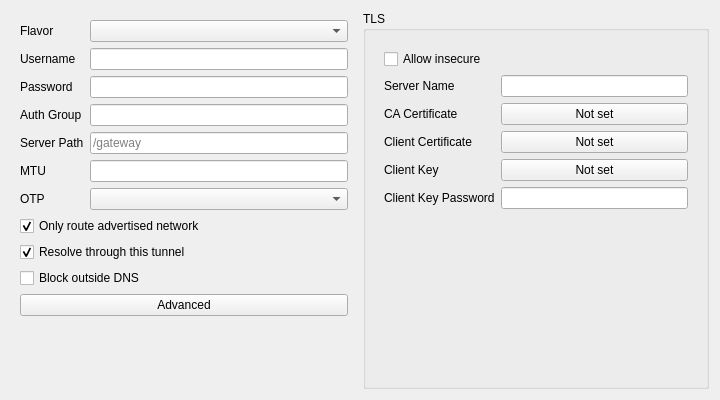
<?xml version="1.0" encoding="UTF-8"?>
<ui version="4.0">
 <class>EditOpenConnect</class>
 <widget class="QWidget" name="EditOpenConnect">
  <property name="geometry">
   <rect>
    <x>0</x>
    <y>0</y>
    <width>720</width>
    <height>400</height>
   </rect>
  </property>
  <property name="windowTitle">
   <string notr="true">EditOpenConnect</string>
  </property>
  <layout class="QHBoxLayout" name="horizontalLayout">
   <item>
    <widget class="QWidget" name="basic_w" native="true">
     <layout class="QFormLayout" name="basic_layout">
      <item row="0" column="0">
       <widget class="QLabel" name="flavor_l">
        <property name="toolTip">
         <string>&lt;html&gt;&lt;head/&gt;&lt;body&gt;&lt;p&gt;OpenConnect protocol flavor. Leave empty to use the core default (anyconnect).&lt;/p&gt;&lt;/body&gt;&lt;/html&gt;</string>
        </property>
        <property name="text">
         <string>Flavor</string>
        </property>
       </widget>
      </item>
      <item row="0" column="1">
       <widget class="QComboBox" name="flavor"/>
      </item>
      <item row="1" column="0">
       <widget class="QLabel" name="username_l">
        <property name="toolTip">
         <string>&lt;html&gt;&lt;head/&gt;&lt;body&gt;&lt;p&gt;Username used to fill matching authentication form fields.&lt;/p&gt;&lt;/body&gt;&lt;/html&gt;</string>
        </property>
        <property name="text">
         <string>Username</string>
        </property>
       </widget>
      </item>
      <item row="1" column="1">
       <widget class="QLineEdit" name="username"/>
      </item>
      <item row="2" column="0">
       <widget class="QLabel" name="password_l">
        <property name="toolTip">
         <string>&lt;html&gt;&lt;head/&gt;&lt;body&gt;&lt;p&gt;Password used to fill matching authentication form fields.&lt;/p&gt;&lt;/body&gt;&lt;/html&gt;</string>
        </property>
        <property name="text">
         <string>Password</string>
        </property>
       </widget>
      </item>
      <item row="2" column="1">
       <widget class="QLineEdit" name="password"/>
      </item>
      <item row="3" column="0">
       <widget class="QLabel" name="auth_group_l">
        <property name="toolTip">
         <string>&lt;html&gt;&lt;head/&gt;&lt;body&gt;&lt;p&gt;Preselects a matching group, realm, domain or gateway choice when the flavor supports it.&lt;/p&gt;&lt;/body&gt;&lt;/html&gt;</string>
        </property>
        <property name="text">
         <string>Auth Group</string>
        </property>
       </widget>
      </item>
      <item row="3" column="1">
       <widget class="QLineEdit" name="auth_group"/>
      </item>
      <item row="4" column="0">
       <widget class="QLabel" name="server_path_l">
        <property name="toolTip">
         <string>&lt;html&gt;&lt;head/&gt;&lt;body&gt;&lt;p&gt;Path part of the server URL, appended to the address above. Load-bearing on gp, f5 and fortinet portals.&lt;/p&gt;&lt;/body&gt;&lt;/html&gt;</string>
        </property>
        <property name="text">
         <string>Server Path</string>
        </property>
       </widget>
      </item>
      <item row="4" column="1">
       <widget class="QLineEdit" name="server_path">
        <property name="placeholderText">
         <string notr="true">/gateway</string>
        </property>
       </widget>
      </item>
      <item row="5" column="0">
       <widget class="QLabel" name="mtu_l">
        <property name="toolTip">
         <string>&lt;html&gt;&lt;head/&gt;&lt;body&gt;&lt;p&gt;Preferred tunnel MTU. Values below 576 are treated as 576; the maximum is 65535.&lt;/p&gt;&lt;/body&gt;&lt;/html&gt;</string>
        </property>
        <property name="text">
         <string>MTU</string>
        </property>
       </widget>
      </item>
      <item row="5" column="1">
       <widget class="QLineEdit" name="mtu"/>
      </item>
      <item row="6" column="0">
       <widget class="QLabel" name="otp_profile_l">
        <property name="text">
         <string>OTP</string>
        </property>
       </widget>
      </item>
      <item row="6" column="1">
       <widget class="QComboBox" name="otp_profile"/>
      </item>
      <item row="7" column="0" colspan="2">
       <widget class="QCheckBox" name="only_advertised_routes">
        <property name="toolTip">
         <string>&lt;html&gt;&lt;head/&gt;&lt;body&gt;&lt;p&gt;Traffic that falls through to this profile reaches the tunnel only when the destination is inside a subnet the VPN server advertises; anything else is blocked. Routing rules that name this profile explicitly are not affected and always win.&lt;/p&gt;&lt;/body&gt;&lt;/html&gt;</string>
        </property>
        <property name="text">
         <string>Only route advertised network</string>
        </property>
        <property name="checked">
         <bool>true</bool>
        </property>
       </widget>
      </item>
      <item row="8" column="0" colspan="2">
       <widget class="QCheckBox" name="use_tunnel_dns">
        <property name="toolTip">
         <string>&lt;html&gt;&lt;head/&gt;&lt;body&gt;&lt;p&gt;Resolve the names the VPN server claims - its split-DNS suffixes and search domains - through the resolvers it pushes. Turn this off if the server claims every domain and breaks public DNS. Kept on regardless while this profile carries all traffic with &quot;Only route advertised network&quot; enabled, since the pushed resolvers are then the only reachable ones.&lt;/p&gt;&lt;/body&gt;&lt;/html&gt;</string>
        </property>
        <property name="text">
         <string>Resolve through this tunnel</string>
        </property>
        <property name="checked">
         <bool>true</bool>
        </property>
       </widget>
      </item>
      <item row="9" column="0" colspan="2">
       <widget class="QCheckBox" name="block_outside_dns">
        <property name="toolTip">
         <string>&lt;html&gt;&lt;head/&gt;&lt;body&gt;&lt;p&gt;Fail a lookup the tunnel cannot answer instead of retrying it directly. Leave this off for a management VPN: names it does not claim then still resolve through the direct resolver.&lt;/p&gt;&lt;/body&gt;&lt;/html&gt;</string>
        </property>
        <property name="text">
         <string>Block outside DNS</string>
        </property>
       </widget>
      </item>
      <item row="10" column="0" colspan="2">
       <widget class="QPushButton" name="advanced_button">
        <property name="text">
         <string>Advanced</string>
        </property>
       </widget>
      </item>
     </layout>
    </widget>
   </item>
   <item>
    <widget class="QGroupBox" name="tls_box">
     <property name="title">
      <string>TLS</string>
     </property>
     <layout class="QVBoxLayout" name="tls_layout">
      <item>
       <widget class="QWidget" name="tls_form_w" native="true">
        <layout class="QFormLayout" name="tls_form">
         <item row="0" column="0" colspan="2">
          <widget class="QCheckBox" name="insecure">
           <property name="toolTip">
            <string>&lt;html&gt;&lt;head/&gt;&lt;body&gt;&lt;p&gt;Disables verification of the server certificate and hostname. This lets an active attacker impersonate the VPN server; prefer a CA certificate or a peer fingerprint.&lt;/p&gt;&lt;/body&gt;&lt;/html&gt;</string>
           </property>
           <property name="text">
            <string>Allow insecure</string>
           </property>
          </widget>
         </item>
         <item row="1" column="0">
          <widget class="QLabel" name="tls_server_name_l">
           <property name="toolTip">
            <string>&lt;html&gt;&lt;head/&gt;&lt;body&gt;&lt;p&gt;Server name used for TLS SNI and certificate hostname verification. The hostname from the address is used when empty.&lt;/p&gt;&lt;/body&gt;&lt;/html&gt;</string>
           </property>
           <property name="text">
            <string>Server Name</string>
           </property>
          </widget>
         </item>
         <item row="1" column="1">
          <widget class="QLineEdit" name="tls_server_name"/>
         </item>
         <item row="2" column="0">
          <widget class="QLabel" name="certificate_authority_l">
           <property name="toolTip">
            <string>&lt;html&gt;&lt;head/&gt;&lt;body&gt;&lt;p&gt;Additional trusted CA certificate content in PEM format, added to the system certificate pool.&lt;/p&gt;&lt;/body&gt;&lt;/html&gt;</string>
           </property>
           <property name="text">
            <string>CA Certificate</string>
           </property>
          </widget>
         </item>
         <item row="2" column="1">
          <widget class="QPushButton" name="certificate_authority">
           <property name="text">
            <string>Not set</string>
           </property>
          </widget>
         </item>
         <item row="3" column="0">
          <widget class="QLabel" name="client_certificate_l">
           <property name="text">
            <string>Client Certificate</string>
           </property>
          </widget>
         </item>
         <item row="3" column="1">
          <widget class="QPushButton" name="client_certificate">
           <property name="text">
            <string>Not set</string>
           </property>
          </widget>
         </item>
         <item row="4" column="0">
          <widget class="QLabel" name="client_key_l">
           <property name="text">
            <string>Client Key</string>
           </property>
          </widget>
         </item>
         <item row="4" column="1">
          <widget class="QPushButton" name="client_key">
           <property name="text">
            <string>Not set</string>
           </property>
          </widget>
         </item>
         <item row="5" column="0">
          <widget class="QLabel" name="client_key_password_l">
           <property name="toolTip">
            <string>&lt;html&gt;&lt;head/&gt;&lt;body&gt;&lt;p&gt;Password for the encrypted client private key.&lt;/p&gt;&lt;/body&gt;&lt;/html&gt;</string>
           </property>
           <property name="text">
            <string>Client Key Password</string>
           </property>
          </widget>
         </item>
         <item row="5" column="1">
          <widget class="QLineEdit" name="client_key_password"/>
         </item>
        </layout>
       </widget>
      </item>
      <item>
       <spacer name="tls_spacer">
        <property name="orientation">
         <enum>Qt::Vertical</enum>
        </property>
        <property name="sizeHint" stdset="0">
         <size>
          <width>0</width>
          <height>0</height>
         </size>
        </property>
       </spacer>
      </item>
     </layout>
    </widget>
   </item>
  </layout>
 </widget>
 <tabstops>
  <tabstop>flavor</tabstop>
  <tabstop>username</tabstop>
  <tabstop>password</tabstop>
  <tabstop>auth_group</tabstop>
  <tabstop>server_path</tabstop>
  <tabstop>mtu</tabstop>
  <tabstop>otp_profile</tabstop>
  <tabstop>only_advertised_routes</tabstop>
  <tabstop>use_tunnel_dns</tabstop>
  <tabstop>block_outside_dns</tabstop>
  <tabstop>advanced_button</tabstop>
  <tabstop>insecure</tabstop>
  <tabstop>tls_server_name</tabstop>
  <tabstop>certificate_authority</tabstop>
  <tabstop>client_certificate</tabstop>
  <tabstop>client_key</tabstop>
  <tabstop>client_key_password</tabstop>
 </tabstops>
 <resources/>
 <connections/>
</ui>
